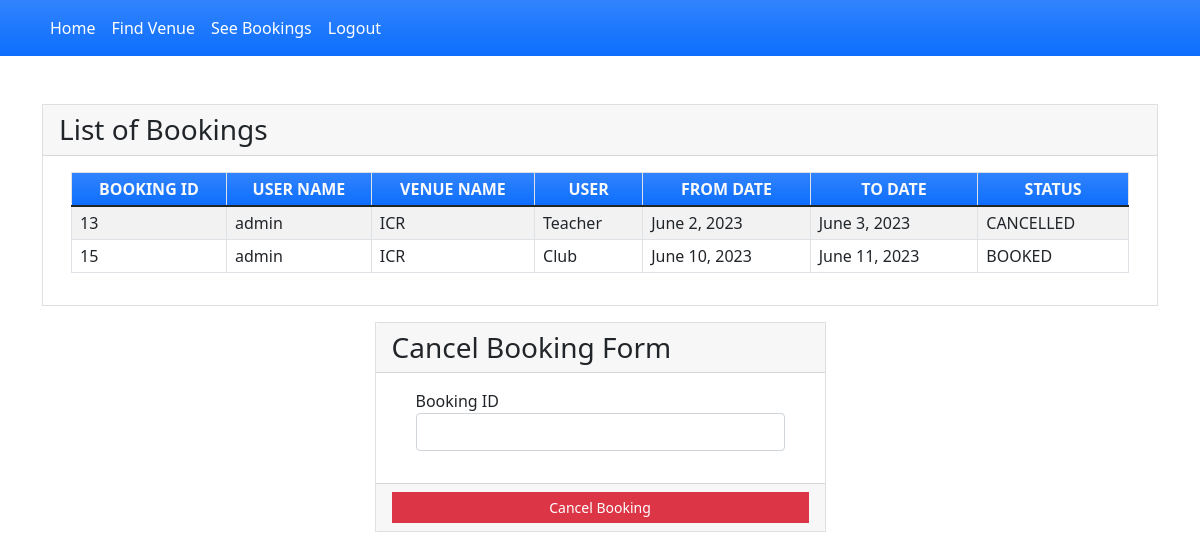
/seebookings (signed in), run on the app's committed database.
### myapp/models.py (models this page shows, shortened)
class Book(models.Model):
    BOOKED = 'B'
    CANCELLED = 'C'
    TICKET_STATUSES = ((BOOKED, 'Booked'),
                       (CANCELLED, 'Cancelled'),)
    email = models.EmailField()
    name = models.CharField(max_length=30)
    staff_data = models.CharField(max_length=30, null=True, blank=True)
    userid =models.DecimalField(decimal_places=0, max_digits=2)
    venueid=models.ForeignKey(Venue, on_delete=models.CASCADE, null=True, blank=True)
    venue_name = models.CharField(max_length=30)
    form_date = models.DateField(null=True, blank=True)
    to_date = models.DateField(null=True, blank=True)
    status = models.CharField(choices=TICKET_STATUSES, default=BOOKED, max_length=2)
    class Meta:
        verbose_name_plural = "List of Books"

### myapp/views.py (the view)
# urls.py: path('seebookings', views.seebookings, name="seebookings"),
@login_required(login_url='signin')
def seebookings(request,new={}):
    context = {}
    id_r = request.user.id
    book_list = Book.objects.filter(userid=id_r)
    if book_list:
        return render(request, 'myapp/booklist.html', locals())
    else:
        context["error"] = "Sorry no venue booked"
        return render(request, 'myapp/findvenue.html', context)

### myapp/templates/myapp/booklist.html (shortened to what this page needs)
{% extends 'myapp/base.html' %} {% block content %}
<div class="container my-5">
    <div class="card rounded-0">
        <div class="card-header">
            <div class="card-title h3 mb-0">List of Bookings</div>
        </div>
        <div class="card-body">
            <div class="container-fluid">
                <table class="table table-bordered table-striped">
                    <thead>
                        <tr class="bg-gradient bg-primary text-light">
                            <th class="p-1 text-center">BOOKING ID</th>
                            <th class="p-1 text-center">USER NAME</th>
                            <th class="p-1 text-center">VENUE NAME</th>
                            <th class="p-1 text-center">USER</th>
                            <th class="p-1 text-center">FROM DATE</th>
                            <th class="p-1 text-center">TO DATE</th>
                            <th class="p-1 text-center">STATUS</th>
                        </tr>
                    </thead>
                    {% for row in book_list %}
                    <tr>
                        <td class="px-2 py-1 align-middle">{{row.id}}</td>
                        <td class="px-2 py-1 align-middle">{{row.name}}</td>
                        <td class="px-2 py-1 align-middle">{{row.venue_name}}</td>
                        <td class="px-2 py-1 align-middle">{{row.staff_data}}</td>
                        <td class="px-2 py-1 align-middle">{{row.form_date}}</td>
                        <td class="px-2 py-1 align-middle">{{row.to_date}}</td>
                        <td class="px-2 py-1 align-middle">{{row.status}}</td>
                    </tr>
                    {% endfor %}
                </table>
            </div>
        </div>
    </div>
    <div class="row mt-3 justify-content-center">
        <div class="col-lg-5 col-md-7 col-sm-10 col-xs-12">
            <div class="card rounded-0">
                <div class="card-header">
                    <div class="card-title h3 mb-0">Cancel Booking Form</div>
                </div>
                <div class="card-body">
                    <div class="container-fluid">
                        <form action="{% url 'cancellings' %}" method="post" id="cancel-form">
                            <div class="mb-3">
                                <label for="booking_id" class="control-label">Booking ID</label>
                                <input name='booking_id' class="form-control" type="number" id="booking_id">
                            </div>
                        </form>
                    </div>
                </div>
                <div class="card-footer text-center">
                    <button class="btn btn-sm rounded-0 btn-danger w-100" form="cancel-form">Cancel Booking</button>
                </div>
            </div>
        </div>
    </div>
</div>
{% endblock %}

### data on the page
Book: id "13", name "admin", venue_name "ICR", staff_data "Teacher", form_date "June 2, 2023", to_date "June 3, 2023", status "CANCELLED"
Book: id "15", name "admin", venue_name "ICR", staff_data "Club", form_date "June 10, 2023", to_date "June 11, 2023", status "BOOKED"
